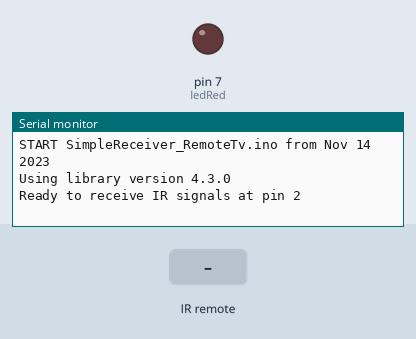
Simulated run of this sketch. Board: Teensy 4. Parts: output pins drawn as LEDs (lit = HIGH), the last lines printed to the serial monitor. Inputs (shaded band) come from the test bench.

Above: at 1.2 s.
1.3 s: infrared code 0xFD020707 received
At 2.3 s:
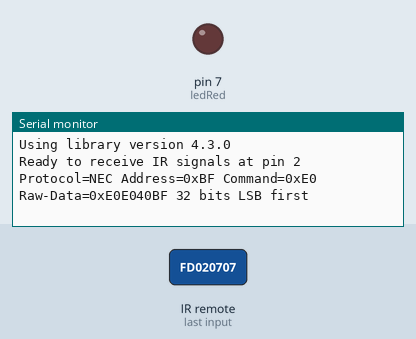
2.8 s: infrared code 0xFE010707 received
At 3.5 s:
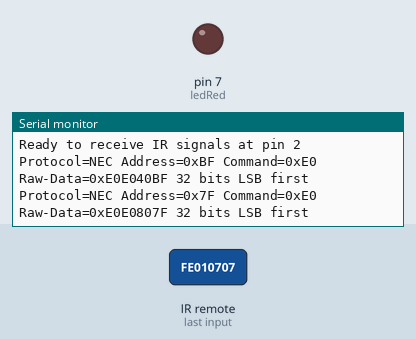

Measured:
- after the input at 1.3 s, the serial monitor: prints a new line at once (image 1)
- after the input at 2.8 s, the serial monitor: prints a new line at once (image 2)

The sketch:

SimpleReceiver_RemoteTv.ino
```cpp
// (licence header left out)
/*
   Specify which protocol(s) should be used for decoding.
   If no protocol is defined, all protocols are active.
*/
//#define DECODE_DENON
//#define DECODE_SHARP        // the same as DECODE_DENON
//#define DECODE_JVC
//#define DECODE_KASEIKYO
//#define DECODE_PANASONIC    // the same as DECODE_KASEIKYO
//#define DECODE_LG
//#define DECODE_NEC
//#define DECODE_SAMSUNG
//#define DECODE_SONY
//#define DECODE_RC5
//#define DECODE_RC6

//#define DECODE_BOSEWAVE
//#define DECODE_LEGO_PF
//#define DECODE_MAGIQUEST
//#define DECODE_WHYNTER

//#define DECODE_HASH         // special decoder for all protocols

#include <Arduino.h>

/*
   Define macros for input and output pin etc.
*/
#include "PinDefinitionsAndMore.h"
#include <IRremote.h>

const int ledRed = 7;

void setup() {
  Serial.begin(115200);
  // Just to know which program is running on my Arduino
  Serial.println(F("START " __FILE__ " from " __DATE__ "\r\nUsing library version " VERSION_IRREMOTE));

  /*
     Start the receiver, enable feedback LED and take LED feedback pin from the internal boards definition
  */
  IrReceiver.begin(IR_RECEIVE_PIN, ENABLE_LED_FEEDBACK, USE_DEFAULT_FEEDBACK_LED_PIN);

  Serial.print(F("Ready to receive IR signals at pin "));
  Serial.println(IR_RECEIVE_PIN);

  pinMode(ledRed, OUTPUT);

}

void loop() {
  /*
     Check if received data is available and if yes, try to decode it.
     Decoded result is in the IrReceiver.decodedIRData structure.

     E.g. command is in IrReceiver.decodedIRData.command
     address is in command is in IrReceiver.decodedIRData.address
     and up to 32 bit raw data in IrReceiver.decodedIRData.decodedRawData
  */
  if (IrReceiver.decode()) {

    // Print a short summary of received data
    IrReceiver.printIRResultShort(&Serial);
    Serial.println();
    if (IrReceiver.decodedIRData.protocol == UNKNOWN) {
      // We have an unknown protocol here, print more info
      IrReceiver.printIRResultRawFormatted(&Serial, true);

      Serial.println(IrReceiver.decodedIRData.decodedRawData);
    }

    if (IrReceiver.decodedIRData.decodedRawData == 0xFD020707) {
        Serial.println("Ligar Led");
        digitalWrite(ledRed, HIGH);

    } else if (IrReceiver.decodedIRData.decodedRawData == 0xFE010707) {
        Serial.println("Desligar Led");
        digitalWrite(ledRed, LOW);
    }

    Serial.println();

    /*
       !!!Important!!! Enable receiving of the next value,
       since receiving has stopped after the end of the current received data packet.
    */
    IrReceiver.resume(); // Enable receiving of the next value

    /*
       Finally, check the received data and perform actions according to the received command
    */

  }
}
```

PinDefinitionsAndMore.h
```cpp
// (licence header left out)
/*
 * Pin mapping table for different platforms
 *
 * Platform     IR input    IR output   Tone
 * -----------------------------------------
 * DEFAULT/AVR  2           3           4
 * ATtinyX5     0           4           3
 * ATtin167     9           8           5 // Digispark pro number schema
 * ATtin167     3           2           7
 * ATtin3217    10          11          3 // TinyCore schema
 * SAMD21       3           4           5
 * ESP8266      14 // D5    12 // D6    %
 * ESP32        15          4           %
 * BluePill     PA6         PA7         PA3
 * APOLLO3      11          12          5
 */
//#define IRMP_MEASURE_TIMING // For debugging purposes.
//
#if defined(ESP8266)
#define FEEDBACK_LED_IS_ACTIVE_LOW // The LED on my board is active LOW
#define IR_RECEIVE_PIN      14 // D5
#define IR_SEND_PIN         12 // D6 - D4/2 is internal LED
#define tone(a,b) void()        // tone() inhibits receive timer
#define noTone(a) void()
#define TONE_PIN            42 // Dummy for examples using it
#define IR_TIMING_TEST_PIN  13 // D7

#elif defined(ESP32)
#define IR_RECEIVE_PIN      15  // D15
#define IR_SEND_PIN          4  // D4
#define tone(a,b) void()        // no tone() available on ESP32
#define noTone(a) void()
#define TONE_PIN            42 // Dummy for examples using it

#elif defined(ARDUINO_ARCH_STM32) || defined(ARDUINO_ARCH_STM32F1)
// BluePill in 2 flavors
// Timer 3 of IRMP blocks PA6, PA7, PB0, PB1 for use by Servo or tone()
#define IR_RECEIVE_PIN          PA6
#define IR_RECEIVE_PIN_STRING   "PA6"
#define IR_SEND_PIN             PA7
#define IR_SEND_PIN_STRING      "PA7"
#define TONE_PIN                PA3
#define IR_TIMING_TEST_PIN      PA5

#elif defined(__AVR_ATtiny25__) || defined(__AVR_ATtiny45__) || defined(__AVR_ATtiny85__)
#include "ATtinySerialOut.h" // Available as Arduino library. saves 370 bytes program space and 38 bytes RAM
#define IR_RECEIVE_PIN  0
#define IR_SEND_PIN     4 // Pin 2 is serial output with ATtinySerialOut. Pin 1 is internal LED and Pin3 is USB+ with pullup on Digispark board.
#define TONE_PIN        3
#define IR_TIMING_TEST_PIN 3

#elif defined(__AVR_ATtiny87__) || defined(__AVR_ATtiny167__)
#include "ATtinySerialOut.h"
// For ATtiny167 Pins PB6 and PA3 are usable as interrupt source.
#  if defined(ARDUINO_AVR_DIGISPARKPRO)
#define IR_RECEIVE_PIN   9 // PA3 - on Digispark board labeled as pin 9
//#define IR_RECEIVE_PIN  14 // PB6 / INT0 is connected to USB+ on DigisparkPro boards
#define IR_SEND_PIN      8 // PA2 - on Digispark board labeled as pin 8
#define TONE_PIN         5 // PA7
#define IR_TIMING_TEST_PIN 10 // PA4

#  else
#define IR_RECEIVE_PIN  3
#define IR_SEND_PIN     2
#define TONE_PIN        7
#  endif

#elif defined(__AVR_ATtiny88__) // MH-ET Tiny88 board
#include "ATtinySerialOut.h" // Available as Arduino library. Saves 128 bytes program space
// Pin 6 is TX pin 7 is RX
#define IR_RECEIVE_PIN   3 // INT1
#define IR_SEND_PIN      4
#define TONE_PIN         9
#define IR_TIMING_TEST_PIN 8

#elif defined(__AVR_ATtiny3217__)
#define IR_RECEIVE_PIN  10
#define IR_SEND_PIN     11
#define TONE_PIN         3

#  elif defined(__AVR_ATmega1284__) || defined(__AVR_ATmega1284P__) \
|| defined(__AVR_ATmega644__) || defined(__AVR_ATmega644P__) \
|| defined(__AVR_ATmega324P__) || defined(__AVR_ATmega324A__) \
|| defined(__AVR_ATmega324PA__) || defined(__AVR_ATmega164A__) \
|| defined(__AVR_ATmega164P__) || defined(__AVR_ATmega32__) \
|| defined(__AVR_ATmega16__) || defined(__AVR_ATmega8535__) \
|| defined(__AVR_ATmega64__) || defined(__AVR_ATmega128__) \
|| defined(__AVR_ATmega1281__) || defined(__AVR_ATmega2561__) \
|| defined(__AVR_ATmega8515__) || defined(__AVR_ATmega162__)
#define IR_RECEIVE_PIN      2
#define IR_SEND_PIN        13
#define TONE_PIN            4
#define APPLICATION_PIN     5
#define ALTERNATIVE_IR_FEEDBACK_LED_PIN 6 // E.g. used for examples which use LED_BUILDIN for example output.
#define IR_TIMING_TEST_PIN  7

#elif defined(ARDUINO_ARCH_APOLLO3)
#define IR_RECEIVE_PIN  11
#define IR_SEND_PIN     12
#define TONE_PIN         5

#elif defined(ARDUINO_ARCH_MBED) // Arduino Nano 33 BLE
#define IR_RECEIVE_PIN      2
#define IR_SEND_PIN         3
#define TONE_PIN            4
#define APPLICATION_PIN     5
#define ALTERNATIVE_IR_FEEDBACK_LED_PIN 6 // E.g. used for examples which use LED_BUILDIN for example output.
#define IR_TIMING_TEST_PIN  7

#elif defined(TEENSYDUINO)
#define IR_RECEIVE_PIN      2
#define IR_SEND_PIN         3
#define TONE_PIN            4
#define APPLICATION_PIN     5
#define ALTERNATIVE_IR_FEEDBACK_LED_PIN 6 // E.g. used for examples which use LED_BUILDIN for example output.
#define IR_TIMING_TEST_PIN  7

#elif defined(__AVR__)
#define IR_RECEIVE_PIN      2 // To be compatible with interrupt example, pin 2 is chosen here.
#define IR_SEND_PIN         3
#define TONE_PIN            4
#define APPLICATION_PIN     5
#define ALTERNATIVE_IR_FEEDBACK_LED_PIN 6 // E.g. used for examples which use LED_BUILDIN for example output.
#define IR_TIMING_TEST_PIN  7

#elif defined(ARDUINO_ARCH_SAMD) || defined(ARDUINO_ARCH_SAM)
#define IR_RECEIVE_PIN      2
#define IR_SEND_PIN         3
#define TONE_PIN            4
#define APPLICATION_PIN     5
#define ALTERNATIVE_IR_FEEDBACK_LED_PIN 6 // E.g. used for examples which use LED_BUILDIN for example output.
#define IR_TIMING_TEST_PIN  7

// On the Zero and others we switch explicitly to SerialUSB
#define Serial SerialUSB

// Definitions for the Chinese SAMD21 M0-Mini clone, which has no led connected to D13/PA17.
// Attention!!! D2 and D4 are switched on these boards!!!
// If you connect the LED, it is on pin 24/PB11. In this case activate the next two lines.
//#undef LED_BUILTIN
//#define LED_BUILTIN 24 // PB11
// As an alternative you can choose pin 25, it is the RX-LED pin (PB03), but active low.In this case activate the next 3 lines.
//#undef LED_BUILTIN
//#define LED_BUILTIN 25 // PB03
//#define FEEDBACK_LED_IS_ACTIVE_LOW // The RX LED on the M0-Mini is active LOW

#else
#warning Board / CPU is not detected using pre-processor symbols -> using default values, which may not fit. Please extend PinDefinitionsAndMore.h.
// Default valued for unidentified boards
#define IR_RECEIVE_PIN      2
#define IR_SEND_PIN         3
#define TONE_PIN            4
#define APPLICATION_PIN     5
#define ALTERNATIVE_IR_FEEDBACK_LED_PIN 6 // E.g. used for examples which use LED_BUILDIN for example output.
#define IR_TIMING_TEST_PIN  7
#endif // defined(ESP8266)

/*
 * Helper macro for getting a macro definition as string
 */
#define STR_HELPER(x) #x
#define STR(x) STR_HELPER(x)
```
